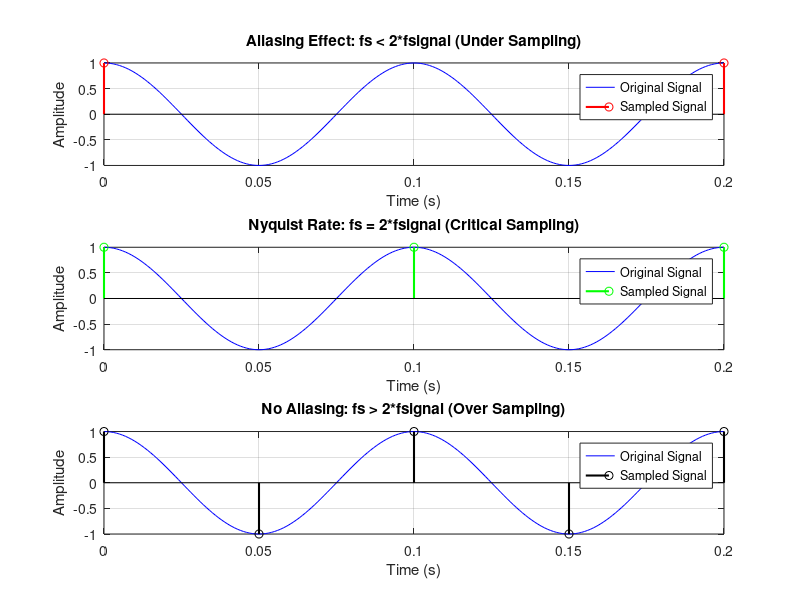

MATLAB code to generate this figure:
clc; clear; close all;

% Define Continuous-Time Signal (Original)
fsignal = 10;  % Original signal frequency (Hz)
t = 0:0.001:0.2; % Continuous-time axis
x = cos(2*pi*fsignal*t); % Continuous signal

% Sampling at Different Rates
fs1 = 5;   % Sampling frequency < Nyquist (Aliasing occurs)
fs2 = 20;  % Sampling frequency > Nyquist (Correct Sampling)
fs3 = 10;  % Sampling at Nyquist Rate (Borderline Case)

t1 = 0:1/fs1:0.2; % Discrete-time samples (Under Sampling)
t2 = 0:1/fs2:0.2; % Discrete-time samples (Over Sampling)
t3 = 0:1/fs3:0.2; % Discrete-time samples (Nyquist Rate)

x1 = cos(2*pi*fsignal*t1);
x2 = cos(2*pi*fsignal*t2);
x3 = cos(2*pi*fsignal*t3);

% Plot Results
figure;
subplot(3,1,1);
plot(t, x, 'b'); hold on;
stem(t1, x1, 'r', 'LineWidth', 1.5);
title('Aliasing Effect: fs < 2*fsignal (Under Sampling)');
xlabel('Time (s)'); ylabel('Amplitude');
legend('Original Signal', 'Sampled Signal');
grid on;

subplot(3,1,2);
plot(t, x, 'b'); hold on;
stem(t3, x3, 'g', 'LineWidth', 1.5);
title('Nyquist Rate: fs = 2*fsignal (Critical Sampling)');
xlabel('Time (s)'); ylabel('Amplitude');
legend('Original Signal', 'Sampled Signal');
grid on;

subplot(3,1,3);
plot(t, x, 'b'); hold on;
stem(t2, x2, 'k', 'LineWidth', 1.5);
title('No Aliasing: fs > 2*fsignal (Over Sampling)');
xlabel('Time (s)'); ylabel('Amplitude');
legend('Original Signal', 'Sampled Signal');
grid on;
